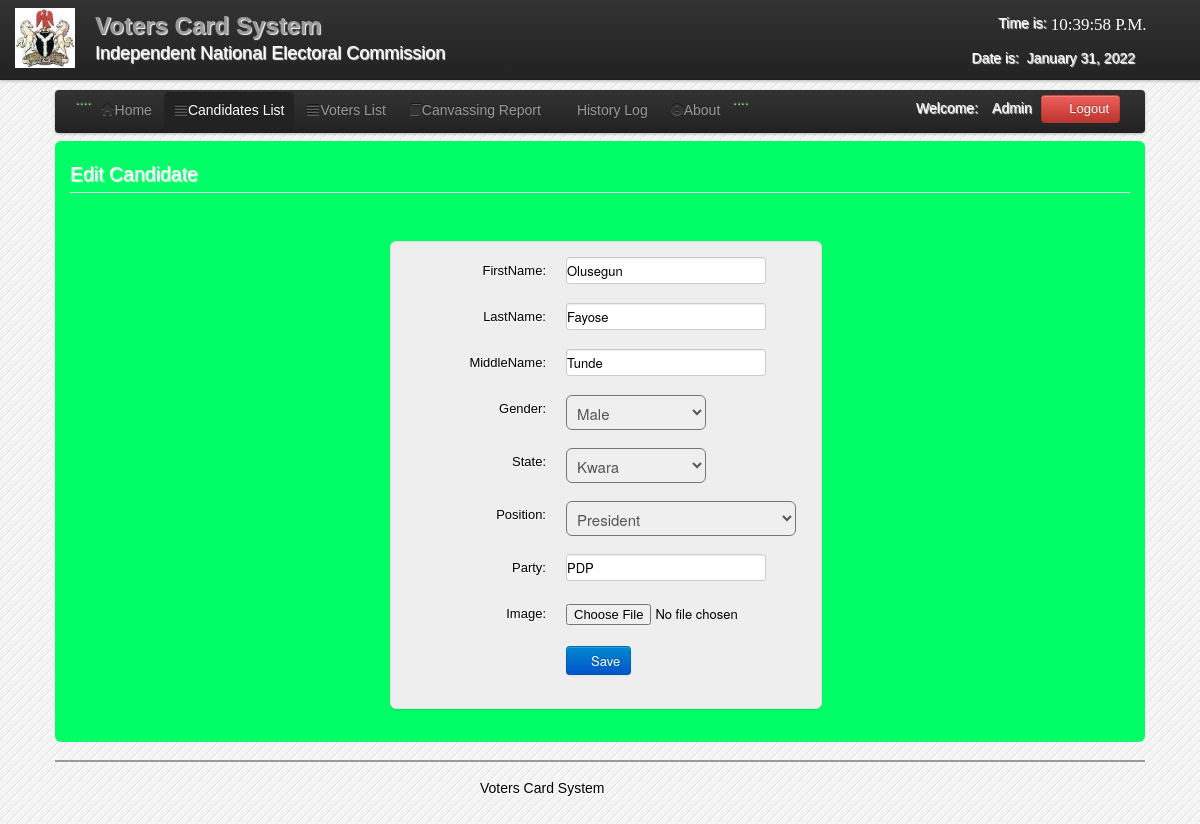
The app's page /admin/edit_candidate.php?id=95 (signed in) with its own data.
### tables this page shows
CREATE TABLE IF NOT EXISTS `users` (
  `User_id` int(11) NOT NULL AUTO_INCREMENT,
  `FirstName` varchar(100) NOT NULL,
  `LastName` varchar(100) NOT NULL,
  `UserName` varchar(100) NOT NULL,
  `Password` varchar(100) NOT NULL,
  `User_Type` varchar(50) NOT NULL,
  PRIMARY KEY (`User_id`)
);

CREATE TABLE IF NOT EXISTS `candidate` (
  `CandidateID` int(11) NOT NULL AUTO_INCREMENT,
  `abc` varchar(1) NOT NULL,
  `Position` varchar(200) NOT NULL,
  `Party` varchar(100) NOT NULL,
  `FirstName` varchar(200) NOT NULL,
  `LastName` varchar(200) NOT NULL,
  `MiddleName` varchar(100) NOT NULL,
  `Gender` varchar(6) NOT NULL,
  `Year` varchar(100) NOT NULL,
  `Photo` varchar(200) NOT NULL,
  PRIMARY KEY (`CandidateID`)
);

### admin/session.php (called while the page is built, shortened)
<?php
$id_session=$_SESSION['id'];
?>

### admin/edit_candidate.php (the view, shortened to what this page needs)
<?php
include('header.php');
include('session.php');
$get_id=$_GET['id'];
?>
</head>
<body>
<?php include('nav_top.php'); ?>
<div class="wrapper">
<div class="home_body">
<div class="navbar">
	<div class="navbar-inner">
	<div class="container">
	<ul class="nav nav-pills">
	  <li>....</li>
	  <li><a href="home.php"><i class="icon-home icon-large"></i>Home</a></li>
	  <li class="active"><a  href="candidate_list.php"><i class="icon-align-justify icon-large"></i>Candidates List</a></li>
	  <li class=""><a  href="voter_list.php"><i class="icon-align-justify icon-large"></i>Voters List</a></li>
		 <li><a  href="canvassing_report.php"><i class="icon-book icon-large"></i>Canvassing Report</a></li>
		    <li><a  href="History.php"><i class="icon-table icon-large"></i>History Log</a>
		   <li><a data-toggle="modal" href="#about"><i class="icon-exclamation-sign icon-large"></i>About</a></li>
		   <li>....</li>
	 </ul>
	<form class="navbar-form pull-right">
		<?php $result=mysql_query("select * from users where User_id='$id_session'");
	$row=mysql_fetch_array($result);
	?>
	<font color="white">Welcome:<i class="icon-user-md"></i><?php echo $row['User_Type']; ?></font>
	<a class="btn btn-danger" id="logout" data-toggle="modal" href="#myModal"><i class="icon-off"></i>&nbsp;Logout</a>
	</form>
	</div>
	</div>
	</div>
	<div id="element" class="hero-body">
	<?php
	$result=mysql_query("select * from candidate where CandidateID='$get_id'") or die(mysql_error());
	$row=mysql_fetch_array($result);
	?>
	<form method="POST"  class="form-horizontal" enctype="multipart/form-data">
    <fieldset>
    <legend><font color="white">Edit Candidate</font></legend>
	<div class="candidate_margin">
	<ul class="thumbnails_new_voter">
    <li class="span3">
    <div class="thumbnail_new_voter">
	<div class="control-group">
    <label class="control-label" for="input01">FirstName:</label>
    <div class="controls">
    <input type="text" name="rfirstname" class="rfirstname" value="<?php echo $row['FirstName']; ?>">
    </div>
    </div>
	<div class="control-group">
    <label class="control-label" for="input01">LastName:</label>
    <div class="controls">
    <input type="text" name="rlastname" class="rlastname" value="<?php echo $row['LastName']; ?>">
    </div>
    </div>
	<div class="control-group">
    <label class="control-label" for="input01">MiddleName:</label>
    <div class="controls">
    <input type="text" name="rname" class="rname" value="<?php echo $row['MiddleName']; ?>">
    </div>
    </div>
	<div class="control-group">
    <label class="control-label" for="input01">Gender:</label>
    <div class="controls">
   <select name="rgender" class="rgender" id="span2">
   <option><?php echo $row['Gender']; ?></option>
	</select>
    </div>
    </div>
	<div class="control-group">
    <label class="control-label" for="input01">State:</label>
    <div class="controls">
   <select name="ryear" class="ryear" id="span2">
     <option><?php echo $row['Year']; ?></option>
	</select>
    </div>
    </div>
	<div class="control-group">
    <label class="control-label" for="input01">Position:</label>
    <div class="controls">
   <select name="rposition" class="rposition" id="span90">
    <option><?php echo $row['Position']; ?></option>
	</select>
    </div>
    </div>
		<div class="control-group">
    <label class="control-label" for="input01">Party:</label>
    <div class="controls">
    <input type="text" name="party" class="party" value="<?php echo $row['Party']; ?>">
    </div>
    </div>
<div class="control-group">
	<label class="control-label" for="input01">Image:</label>
    <div class="controls">
	<input type="file" name="image" class="font">
    </div>
    </div>
	<div class="control-group">
    <div class="controls">
	<button class="btn btn-primary" name="save"><i class="icon-save icon-large"></i>Save</button>
    </div>
    </div>
    </fieldset>
    </form>
	</div>
	<?php include('footer.php')?>
</div>
</div>
</body>
</html>

### admin/css/Home.css (style rules this page uses)
* { margin:0; padding:0; }
body { font-family:"Trebuchet MS", "Myriad Pro", Arial, sans-serif; font-size:14px; background-color: #fff; background:#f4f4f4 url(../images/bg.gif) repeat top left; text-shadow:1px 1px 1px #fff; background-position: 0 0px; }
.wrapper { width:1090px; margin:10px auto; }

### records on screen
users: User_Type "Admin"
candidate: rfirstname "Olusegun", rlastname "Fayose", rname "Tunde", rgender "Male", ryear "Kwara", rposition "President", party "PDP"
